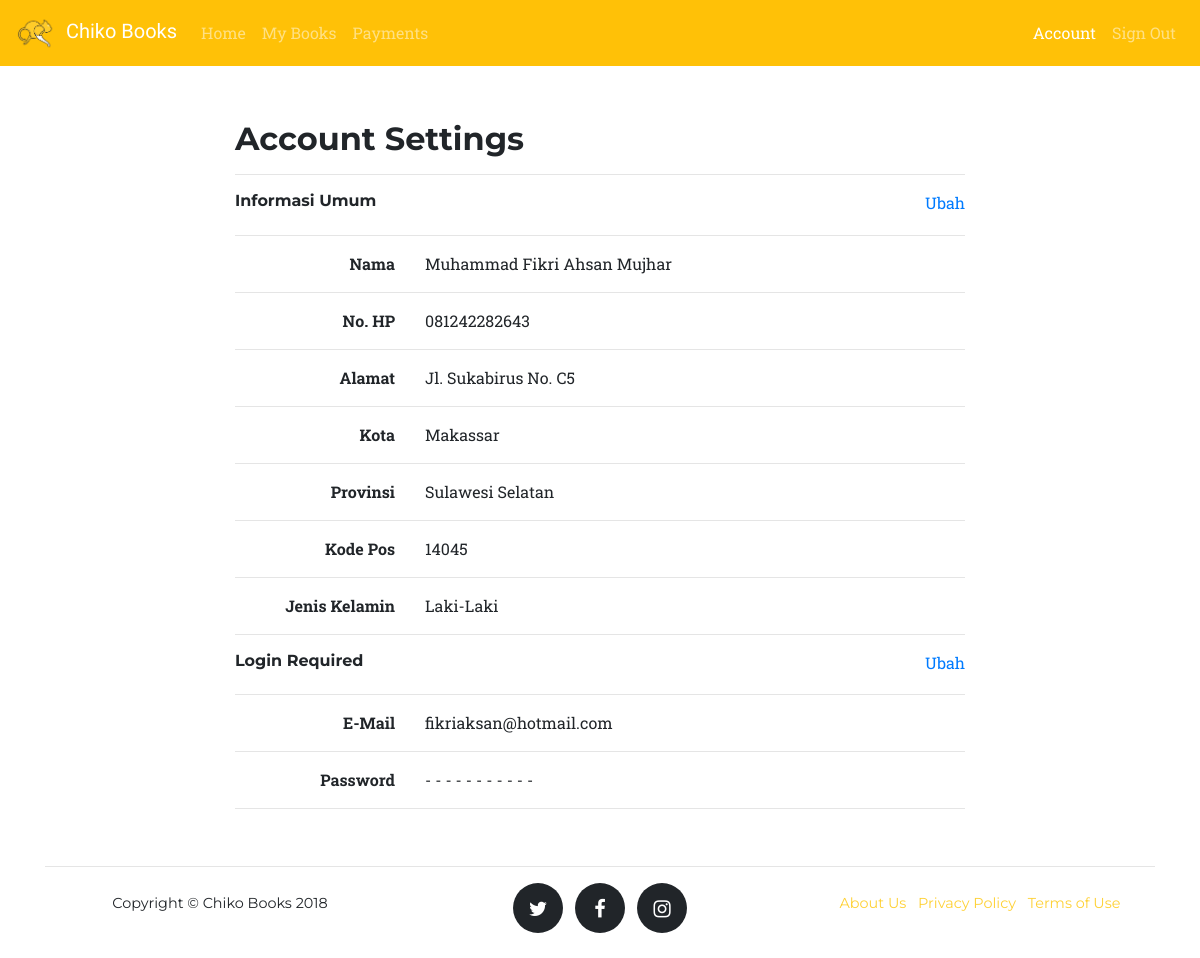
Screenshot of /pelanggan/account.php (signed in) with the database file from the repository.
### tables this page shows
CREATE TABLE IF NOT EXISTS `pelanggan` (
  `id_pelanggan` int(11) NOT NULL AUTO_INCREMENT,
  `email` text NOT NULL,
  `password` text NOT NULL,
  `nama` text NOT NULL,
  `provinsi` text NOT NULL,
  `kota` text NOT NULL,
  `alamat` text NOT NULL,
  `kode_pos` text NOT NULL,
  `no_hp` text NOT NULL,
  `jk` enum('L','P') NOT NULL,
  PRIMARY KEY (`id_pelanggan`)
);

### config.php (called while the page is built, shortened)
<?php
  function path($path){
    return 'http://localhost/chikobooks' . $path;
  }
?>

### pelanggan/proses_get_akun.php (called while the page is built)
<?php
  $line = "SELECT * FROM pelanggan WHERE id_pelanggan=" . $_SESSION['login_pelanggan'];
  $query = mysqli_query($conn, $line);
  if ($query){
    $akun = mysqli_fetch_array($query);
  }else{
    echo "Gagal get akun";
  }
?>

### pelanggan/account.php (the view, shortened to what this page needs)
<?php
  include "../config.php";
?>
<!DOCTYPE html>
<html lang="en">
  <head>
    <?php include "../cdn.php"; ?>
    <link href="<?php echo path("/assets/css/primary.css"); ?>" rel="stylesheet">
    <link href="<?php echo path("/assets/css/footer.css"); ?>" rel="stylesheet">
    <link href="assets/css/navbar.css" rel="stylesheet">
  </head>
  <body>
    <?php
      include "navbar.php";
      include "proses_get_akun.php";
    ?>
    <div class="container">
      <div class="row">
        <div class="col"></div>
        <div class="col-md-8 col-sm-12">
          <h2 class="font-weight-bold">Account Settings</h2>
          <hr>
          <div class="row">
            <div class="col-auto">
              <h6 class="font-weight-bold">Informasi Umum</h6>
            </div>
            <div class="col text-right">
              <a href="edit_informasi_akun.php">Ubah</a>
            </div>
          </div>
          <hr>
          <div class="row">
            <div class="col-3 text-right font-weight-bold">
              Nama
            </div>
            <div class="col text-left">
              <?php echo  $akun['nama'];?>
            </div>
          </div>
          <hr>
          <div class="row">
            <div class="col-3 text-right font-weight-bold">
              No. HP
            </div>
            <div class="col text-left">
              <?php echo  $akun['no_hp'];?>
            </div>
          </div>
          <hr>
          <div class="row">
            <div class="col-3 text-right font-weight-bold">
              Alamat
            </div>
            <div class="col text-left">
              <?php echo  $akun['alamat'];?>
            </div>
          </div>
          <hr>
          <div class="row">
            <div class="col-3 text-right font-weight-bold">
              Kota
            </div>
            <div class="col text-left">
              <?php echo  $akun['kota'];?>
            </div>
          </div>
          <hr>
          <div class="row">
            <div class="col-3 text-right font-weight-bold">
              Provinsi
            </div>
            <div class="col text-left">
              <?php echo  $akun['provinsi'];?>
            </div>
          </div>
          <hr>
          <div class="row">
            <div class="col-3 text-right font-weight-bold">
              Kode Pos
            </div>
            <div class="col text-left">
              <?php echo  $akun['kode_pos'];?>
            </div>
          </div>
          <hr>
          <div class="row">
            <div class="col-3 text-right font-weight-bold">
              Jenis Kelamin
            </div>
            <div class="col text-left">
              <?php if ($akun['jk'] == 'L'): ?>
                Laki-Laki
              <?php else: ?>
                Perempuan
              <?php endif; ?>
            </div>
          </div>
          <hr>
          <div class="row">
            <div class="col-auto">
              <h6 class="font-weight-bold">Login Required</h6>
            </div>
            <div class="col text-right">
              <a href="edit_login_akun.php">Ubah</a>
            </div>
          </div>
          <hr>
          <div class="row">
            <div class="col-3 text-right font-weight-bold">
              E-Mail
            </div>
            <div class="col text-left">
              <?php echo  $akun['email'];?>
            </div>
          </div>
          <hr>
          <div class="row">
            <div class="col-3 text-right font-weight-bold">
              Password
            </div>
            <div class="col text-left">
              - - - - - - - - - - -
            </div>
          </div>
          <hr>
        </div>
        <div class="col"></div>
      </div>
    </div>
    <?php include "../footer.php"; ?>
  </body>
</html>

### assets/css/primary.css (style rules this page uses)
body { font-family: 'Roboto Slab', -apple-system, BlinkMacSystemFont, 'Segoe UI', Roboto, 'Helvetica Neue', Arial, sans-serif, 'Apple Color Emoji', 'Segoe UI Emoji', 'Segoe UI Symbol', 'Noto Color Emoji'; }
h1,h2,h3,h4,h5,h6,.btn { font-family: 'Montserrat', -apple-system, BlinkMacSystemFont, 'Segoe UI', Roboto, 'Helvetica Neue', Arial, sans-serif, 'Apple Color Emoji', 'Segoe UI Emoji', 'Segoe UI Symbol', 'Noto Color Emoji'; }

### rows the page displays
pelanggan: nama "Muhammad Fikri Ahsan Mujhar", no_hp "081242282643", alamat "Jl. Sukabirus No. C5", kota "Makassar", provinsi "Sulawesi Selatan", kode_pos "14045", email "fikriaksan@hotmail.com"
